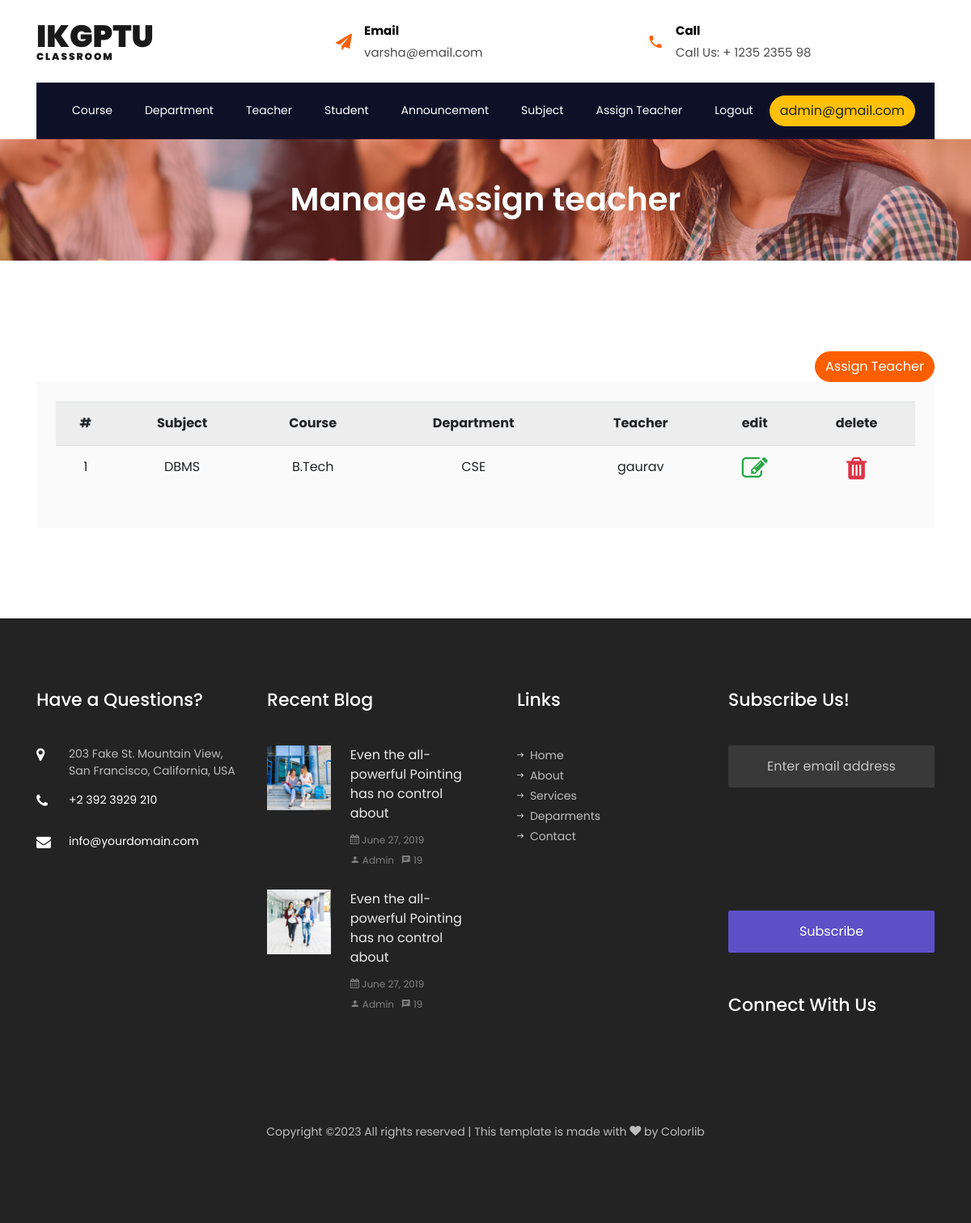
The app's page /manage_assign_teacher.php (signed in) with its own data.
### tables this page shows
CREATE TABLE `assign_teacher` (
  `id` int(11) NOT NULL,
  `subject` varchar(100) NOT NULL,
  `course` varchar(100) NOT NULL,
  `department` varchar(100) NOT NULL,
  `teacher` varchar(50) NOT NULL,
  `status` varchar(30) NOT NULL,
  `created_at` timestamp(6) NOT NULL DEFAULT current_timestamp(6) ON UPDATE current_timestamp(6)
);

CREATE TABLE `subject` (
  `id` int(11) NOT NULL,
  `course` varchar(255) NOT NULL,
  `department` varchar(255) NOT NULL,
  `semester` int(10) NOT NULL,
  `subject_name` varchar(255) NOT NULL,
  `subject_code` varchar(100) NOT NULL,
  `status` varchar(30) NOT NULL,
  `created_at` timestamp(6) NOT NULL DEFAULT current_timestamp(6) ON UPDATE current_timestamp(6)
);

CREATE TABLE `course` (
  `id` int(11) NOT NULL,
  `course_name` varchar(255) NOT NULL,
  `semester` int(10) NOT NULL,
  `status` varchar(30) NOT NULL,
  `created_at` timestamp(6) NOT NULL DEFAULT current_timestamp(6) ON UPDATE current_timestamp(6)
);

CREATE TABLE `department` (
  `id` int(11) NOT NULL,
  `course` varchar(255) NOT NULL,
  `department` varchar(255) NOT NULL,
  `status` varchar(30) NOT NULL,
  `created_at` timestamp(6) NOT NULL DEFAULT current_timestamp(6) ON UPDATE current_timestamp(6)
);

CREATE TABLE `teacher` (
  `id` int(11) NOT NULL,
  `course` varchar(250) NOT NULL,
  `department` varchar(250) NOT NULL,
  `teacher_name` varchar(250) NOT NULL,
  `email` varchar(250) NOT NULL,
  `password` varchar(250) NOT NULL,
  `contact` bigint(10) NOT NULL,
  `qualification` varchar(300) NOT NULL,
  `status` varchar(30) NOT NULL,
  `created_at` timestamp(6) NOT NULL DEFAULT current_timestamp(6) ON UPDATE current_timestamp(6)
);

### manage_assign_teacher.php (the view, shortened to what this page needs)
<?php
include("header2.php");
?>
<section class="hero-wrap hero-wrap-2" style="background-image: url('images/bg_1.jpg');">
    <div class="overlay"></div>
    <div class="container">
        <div class="row no-gutters slider-text align-items-center justify-content-center">
            <div class="col-md-9 ftco-animate text-center">
                <h1 class="mb-2 bread">Manage Assign teacher</h1>
            </div>
        </div>
    </div>
</section>
<section class="ftco-section contact-section">
    <div class="container">
        <div class="row d-flex contact-info">
            <div class="col-md-12">
                <a href="assign_teacher.php" class="btn btn-primary float-right">Assign Teacher</a>
            </div>
            <div class="col-md-12 d-flex">
                <div class="bg-light align-self-stretch box p-4 text-center">
                    <table class="table table-striped">
                        <tr>
                            <th>#</th>
                            <th>Subject </th>
                            <th>Course</th>
                            <th>Department</th>
                            <th>Teacher</th>
                            <th>edit</th>
                            <th>delete</th>
                        </tr>
                        <?php
                        $sno=1;
                        include("config.php");
                        $query = "SELECT `assign_teacher`.*,`course`.`course_name`,`department`.`department` as department_name,teacher.teacher_name,`subject`.subject_name FROM `assign_teacher` inner join `course` on `assign_teacher`.`course` = `course`.`id` inner join `department` on `assign_teacher`.`department` = `department`.`id` inner join `teacher` on `assign_teacher`.`teacher` = `teacher`.`id` inner join `subject` on `assign_teacher`.`subject` = `subject`.`id`";
                        $result = mysqli_query($conn,$query);
                        while($data = mysqli_fetch_array($result))
                        {
                    ?>
                        <tr>
                            <td><?php echo $sno; ?></td>
                            <td><?php echo $data['subject_name']; ?></td>
                            <td><?php echo $data['course_name']; ?></td>
                            <td><?php echo $data['department_name']; ?></td>
                            <td><?php echo $data['teacher_name']; ?></td>
                            <td>
                                <a href="edit_assign_teacher.php?id=<?php echo $data['id'];?>">
                                    <i class="fa fa-edit text-success fa-2x"></i>
                            </td>
                            <td>
                                <a href="delete_assign_teacher.php?id=<?php echo $data['id'];?>">
                                    <i class="fa fa-trash text-danger fa-2x"></i>
                            </td>
                        </tr>
                        <?php
                    $sno++;
                        }
                    ?>
                    </table>
                </div>
            </div>
        </div>
    </div>
</section>
<?php
include("footer.php");
?>

### records on screen
assign_teacher: subject.subject_name "DBMS", course.course_name "B.Tech", department.department "CSE", teacher.teacher_name "gaurav"

### other values on screen
$_SESSION["email"] "admin@gmail.com"
